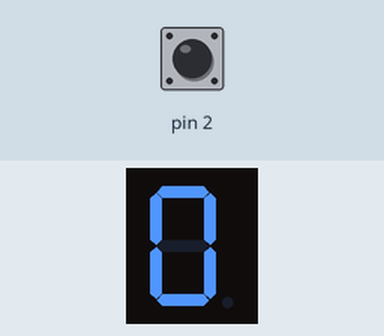
The sketch below on a simulated Arduino Uno, built with avr-gcc and run on an emulated ATmega328P. On the bench: 1-digit seven-segment display. Wiring (inferred from the names in the program): 1-digit 7-segment display, segments lit when HIGH: segments pin 13, pin 12, pin 11, pin 10, pin 9, pin 8, pin 7. The inputs (shaded band) are chosen by the test bench; at power-on: pin 2 HIGH. The segment pins are drawn as the display they are named for.

Above: at 1.2 s.
1.3 s: pin 2 pulled LOW for 0.15 s
At 2.2 s:
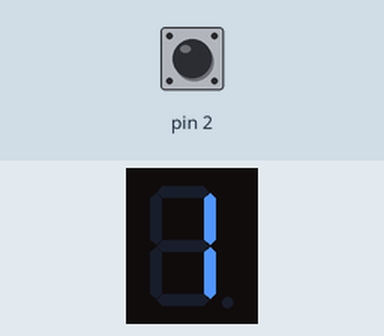
2.9 s: pin 2 pulled LOW for 1 s
At 4.7 s:
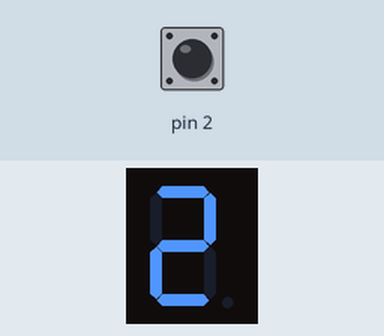
5.4 s: pin 2 pulled LOW for 0.15 s
At 6.6 s:
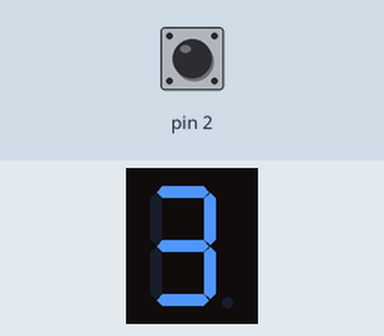
7.0 s: pin 2 pulled LOW for 1 s
At 9.0 s:
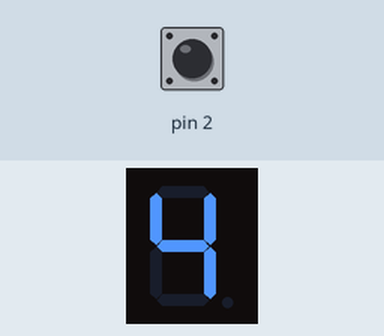
Timing chart, 0 to 10.5 s (numbered marks = the images above; inputs shaded):
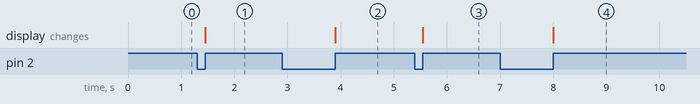

The sketch:

display_counter.ino
```cpp
int pinA = 13;
int pinB = 12;
int pinC = 11;
int pinD = 10;
int pinE = 9;
int pinF = 8;
int pinG = 7;
int i = 0;
int j = 0;
int Arduino_Pins[7] = {pinA, pinB, pinC, pinD, pinE, pinF, pinG};
int Segment_Pins[10][7] = {{1, 1, 1, 1, 1, 1, 0}, // 0
                           {0, 1, 1, 0, 0, 0, 0}, // 1
                           {1, 1, 0, 1, 1, 0, 1}, // 2
                           {1, 1, 1, 1, 0, 0, 1}, // 3
                           {0, 1, 1, 0, 0, 1, 1}, // 4
                           {1, 0, 1, 1, 0, 1, 1}, // 5
                           {1, 0, 1, 1, 1, 1, 1}, // 6
                           {1, 1, 1, 0, 0, 0, 0}, // 7
                           {1, 1, 1, 1, 1, 1, 1}, // 8
                           {1, 1, 1, 1, 0, 1, 1}, // 9
};

void setup() {
  // put your setup code here, to run once:
  pinMode(pinA, OUTPUT);
  pinMode(pinB, OUTPUT);
  pinMode(pinC, OUTPUT);
  pinMode(pinD, OUTPUT);
  pinMode(pinE, OUTPUT);
  pinMode(pinF, OUTPUT);
  pinMode(pinG, OUTPUT);
  pinMode(2, INPUT_PULLUP);
}

void loop() {
  // put your main code here, to run repeatedly:
   for (j = 0; j<7; j++)
  {
    digitalWrite(Arduino_Pins[j], Segment_Pins[i][j]);
  }

  if(digitalRead(2)==0)
  {
    while(digitalRead(2)==0)
    {

    }
    i++; // i = i + 1;
  }
  if(i == 10)
  {
    i = 0;
  }

}
```

Measured:
- after the input at 1.3 s, the display: changes after 0.15 s (image 1)
- after the input at 2.9 s, the display: changes after 1.0 s (image 2)
- after the input at 5.4 s, the display: changes after 0.15 s (image 3)
- after the input at 7.0 s, the display: changes after 1.0 s (image 4)
